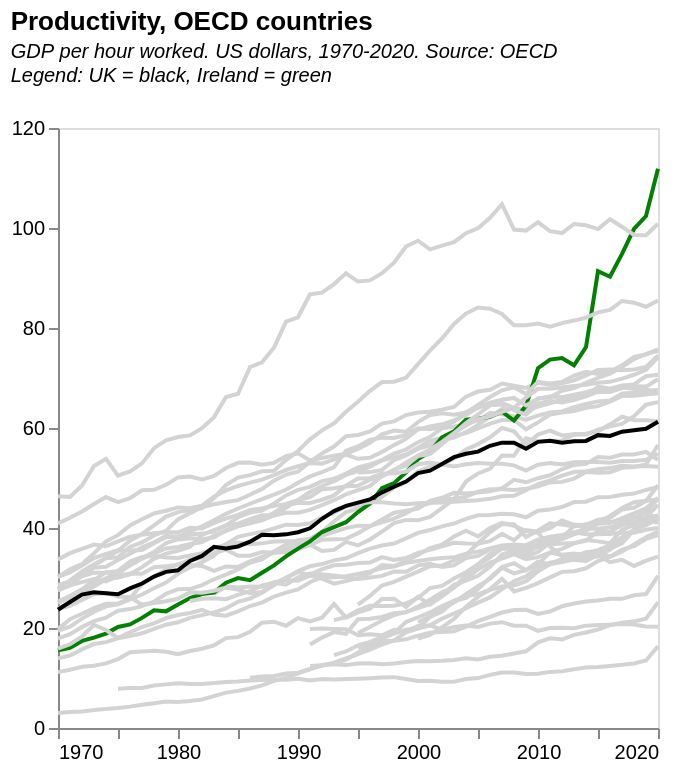

Here is the Vega-Lite specification saved for this chart:
### Vega-Lite specification from a JSON file in a GitHub repository (floating-point values rounded to 4 significant figures; data arrays with more than 128 entries replaced by an {"elided": "..."} marker saying what was removed)
{"$schema": "https://vega.github.io/schema/vega-lite/v5.json", "title": {"text": "Productivity, OECD countries", "subtitle": ["GDP per hour worked. US dollars, 1970-2020. Source: OECD", "Legend: UK = black, Ireland = green", ""], "subtitleFontStyle": "italic", "subtitleFontSize": 10, "anchor": "start", "color": "black"}, "data": {"values": {"elided": "1624 records"}, "format": {"parse": {"TIME": "date"}}}, "height": 300, "width": 300, "mark": {"type": "line", "point": false}, "encoding": {"x": {"field": "TIME", "type": "temporal", "title": null, "axis": {"grid": false}}, "y": {"field": "Value", "type": "quantitative", "title": null, "axis": {"grid": false}}, "color": {"field": "LOCATION", "type": "nominal", "scale": {"range": ["lightgrey", "lightgrey", "lightgrey", "lightgrey", "lightgrey", "lightgrey", "lightgrey", "lightgrey", "lightgrey", "lightgrey", "lightgrey", "lightgrey", "lightgrey", "lightgrey", "lightgrey", "black", "lightgrey", "lightgrey", "green", "lightgrey", "lightgrey", "lightgrey", "lightgrey", "lightgrey", "lightgrey", "lightgrey", "lightgrey", "lightgrey", "lightgrey", "lightgrey"]}, "title": null, "legend": null}}}
